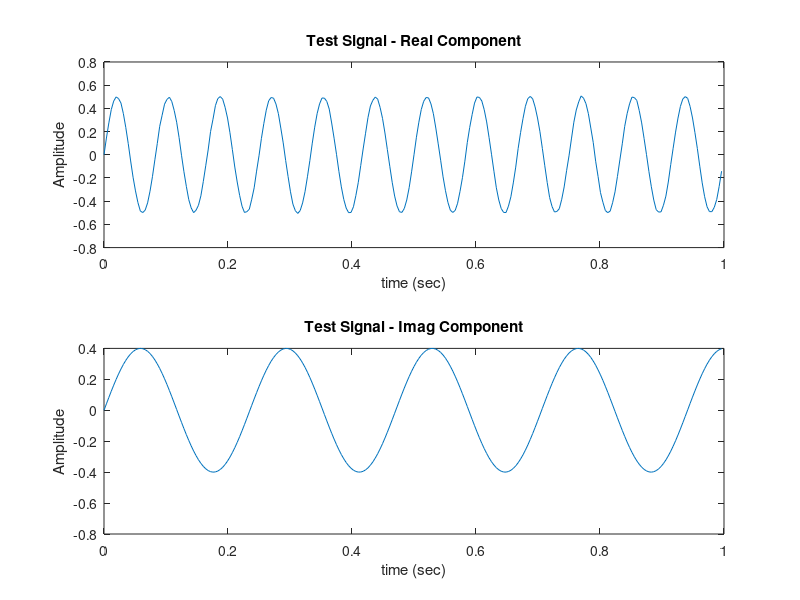

Here is the MATLAB script that generated this plot: (Note: this script raises an error after producing the figure.)
%% Radix-4 FFT Test Script
% This file runs three versions of a Radix-4 FFT written in MATLAB:
%
%   radix4FFT1_Float.m computes a radix-4 FFT for floating point data types
%
%   radix4FFT2_FixPt.m computes a fixed point radix-4 FFT (requires Fixed
%   Point Toolbox)
%
%   radix4FFT3_FixPtEML.m is an Embedded MATLAB version of the radix-4 FFT
%   that can be used in Simulink.  You can also generate C code for this
%   code (using Real Time Workshop).  This version can also be compiled
%   into a MEX'd executable that runs significantly faster than the fixed
%   point code.
%
% For a description of the radix-4 FFT algorithm see the following link to
% DSPDesignLine.com:
%
%       http://www.dspdesignline.com/showArticle.jhtml;jsessionid=5DBROAJQ3
%       SIWCQSNDLOSKHSCJUNN2JVN?articleID=204400676&queryText=freescale+fft 
%
%% Set up a signal
% The test signal is the sum of 2 sinusoids plus some noise.  The test
% signal is a complex signal with real and imaginary components.
a=256;   % FFT Length
t=0:1/a:(a-1)/a;
s=(sin(2*pi*12*t)+.8*j*sin(2*pi*4.25*t)+.01*randn(size(t)))/2;
s = floor(s*16384)/16384;   %Quantized sum of 2 sines plus noise
subplot(211)
plot(t,real(s))
xlabel('time (sec)');ylabel('Amplitude');title('Test Signal - Real Component')
subplot(212)
plot(t,imag(s))
xlabel('time (sec)');ylabel('Amplitude');title('Test Signal - Imag Component')

%% Test Original Floating Point Code
% Run the Radix-4 algorithm as a floating point implementation.
%
% The function radix4FFT1_Float.m accepts real or complex floating point
% inputs and calculates the FFT.
S = radix4FFT1_Float(s);
S = bitrevorder(S);

% Calculate FFT using MATLAB function
Y = fft(s);

% Compare accuracy of Radix-4 FFT to MATLAB's FFT
errs = double(S) - Y;
Sig = sum(abs(Y).^2)/a;
Noise = sum(abs(errs).^2)/a;
SNR = 10*log10(Sig/Noise);
sprintf('SNR for 2 floating point FFT methods is: %6.2f dB', SNR)

figure
plotPYYf(s,a)

% The radix-4 FFT is nearly identical in accuracy to MATLAB's built in FFT
% computation.
%% Set Fixed Point Parameters
% The Fixed Point Toolbox can convert a test signal to a true fixed point
% data type with specified word lengths and fractional scaling. In this
% case the test signal is a 16 bit integer with 15 fractional bits.
wl = 16;
sfi=fi(s,1,wl,wl-1);    % Data is Q16,15
sfi.RoundMode = 'nearest';        % Fixed Point Rounding, etc.
sfi.OverflowMode = 'wrap';
sfi.ProductMode = 'KeepMSB';
sfi.ProductWordLength = wl*2;
sfi.SumMode = 'KeepMSB';
sfi.SumWordLength = wl*2;
plot(t,real(sfi))
xlabel('time (sec)');ylabel('Amplitude');title('Test Signal - Real Component')

%% Fixed Point Test
% Run the Radix-4 algorithm as a fixed point implementation.
%
% The function radix4FFT2_FixPt.m accepts fixed or floating point inputs
% and calculates the FFT
SFI = radix4FFT2_FixPt(sfi);
SFI = bitrevorder(SFI);

% Calculate FFT using MATLAB function
y = fft(s);

% Compare results
errs = double(SFI) - y;
Sig = sum(abs(y).^2)/a;
Noise = sum(abs(errs).^2)/a;
SNR = 10*log10(Sig/Noise);
sprintf('SNR for fixed vs floating point methods is: %6.2f dB', SNR)

plotPYYf(double(sfi),a)

% As expected, the accuracy of the fixed point FFT is reduced compared to
% the floating point computation.
%% Set Fixed Point Parameters
% The accuracy of the FFT for a shorter word length can be tested by
% changing the input signal to a 14 bit integer with 13 fractional bits.
wl = 14;
sfi=fi(s,1,wl,wl-1);    % Data is Q16,15
sfi.RoundMode = 'nearest';        % Fixed Point Rounding, etc.
sfi.OverflowMode = 'wrap';
sfi.ProductMode = 'KeepMSB';
sfi.ProductWordLength = wl*2;
sfi.SumMode = 'KeepMSB';
sfi.SumWordLength = wl*2;
plot(t,real(sfi))
xlabel('time (sec)');ylabel('Amplitude');title('Test Signal - Real Component')

%% Fixed Point Test
% Run the Radix-4 FFT algorithm with a lower precision data type.
%
SFI = radix4FFT2_FixPt(sfi);
SFI = bitrevorder(SFI);

% Calculate FFT using MATLAB function
y = fft(s);

% Compare results
errs = double(SFI) - y;
Sig = sum(abs(y).^2)/a;
Noise = sum(abs(errs).^2)/a;
SNR = 10*log10(Sig/Noise);
sprintf('SNR for fixed vs floating point methods is: %6.2f dB', SNR)

plotPYYf(double(sfi),a)

% In this case there is an approximate loss of 12 dB of accuracy compared
% to the 16 bit FFT computation

%% Use emlmex to compile code into executable
% The fixed point FFT code can be accelerated by changing the algorithm to
% an EML-compliant algorithm and compiling it with the emlmex command. The
% emlmex command will produce a mex'd version of the MATLAB algorithm.
%emlmex -o radix4FFT3_MX -eg {sfi}  radix4FFT3_FixPtEML
%'emlmex' has been removed. With appropriate code changes, use 'codegen' instead.
codegen -o radix4FFT3_MX -eg {sfi}  radix4FFT3_FixPtEML
%requires toolboxes on Keroppi 


%% Show speed of non-compiled code
tic;SFI = radix4FFT3_FixPtEML(sfi);toc
tic;SFI = radix4FFT3_FixPtEML(sfi);toc
tic;SFI = radix4FFT3_FixPtEML(sfi);toc

%% Show speed of compiled code
tic;SFI = radix4FFT3_MX(sfi);toc
tic;SFI = radix4FFT3_MX(sfi);toc
tic;SFI = radix4FFT3_MX(sfi);toc

% The MEX'd version of the FFT code runs over 600 times faster than the
% fixed point MATLAB algorithm.
%
%% Generate C source code for radix-4 FFT
% EML compliant algorithms can be used to generate C source code using Real
% Time Workshop. 
rtwcfg = emlcoder.RTWConfig

emlc -v -s rtwcfg -eg {sfi} -o radix4FFT_C radix4FFT3_FixPtEML

% The source code can be inspected in the emcprj directory

%% Use the EML compliant FFT code in Simulink
% The attached Simulink model hiperman_4_2007b_FixPt.mdl uses the radix-4
% FFT algorithm in the OFDM_RX block (requires Simulink and Communications
% Blockset).


